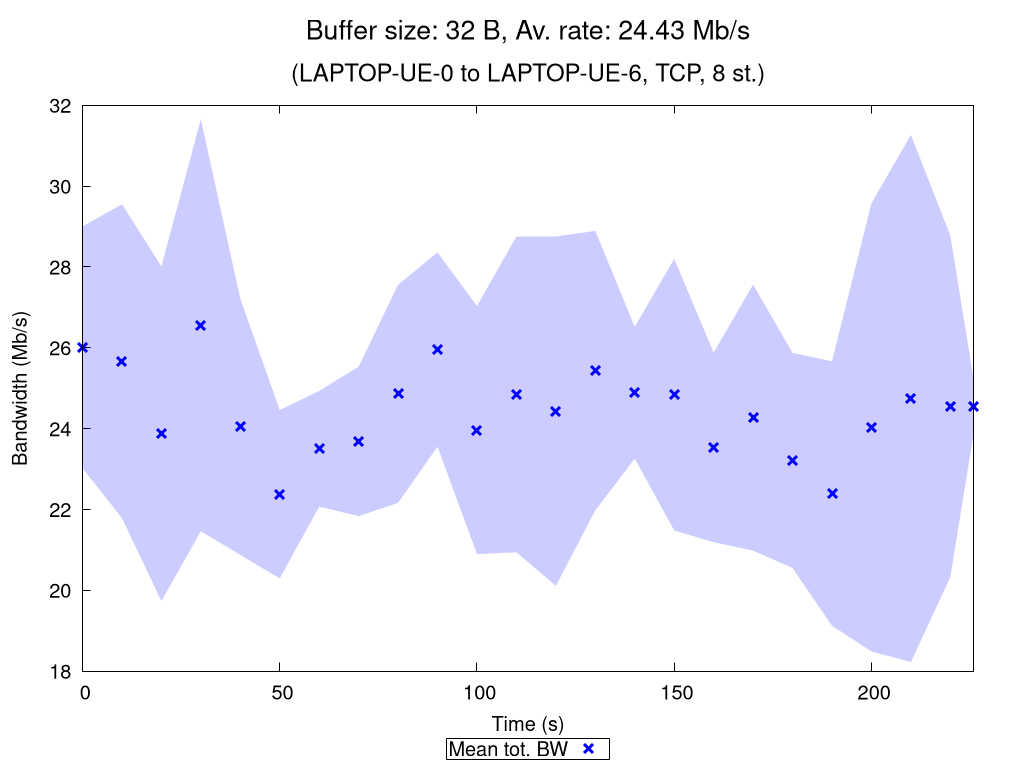

Write the gnuplot code that produced this figure.
set terminal pngcairo nocrop enhanced size 1024,768 font "Verdana,15"
set output "TCP_8_st_2020_11_25_16-04-39_one2two_00032B.png"

set title "{/=20 Buffer size: 32 B, Av. rate: 24.43 Mb/s}\n\n{/=18 (LAPTOP-UE-0 to LAPTOP-UE-6, TCP, 8 st.)}"

set xlabel "Time (s)"
set ylabel "Bandwidth (Mb/s)"
set ytics nomirror
set key bmargin center horizontal box samplen 1 width -1
set bmargin 4.6
set rmargin 4.5

rf = 1000000.0  # rate factor
set style fill transparent solid 0.2 noborder
set autoscale xfix
plot "TCP_8_st_2020_11_25_16-04-39_one2two_00032B_iperf_processed.dat" using 1:($2/rf-$3/rf):($2/rf+$3/rf) with filledcurves lc rgb "blue" notitle, \
     "" using 1:($2/rf) with points pt 2 ps 1.5 lw 3 lc rgb "blue" title "Mean tot. BW", \
